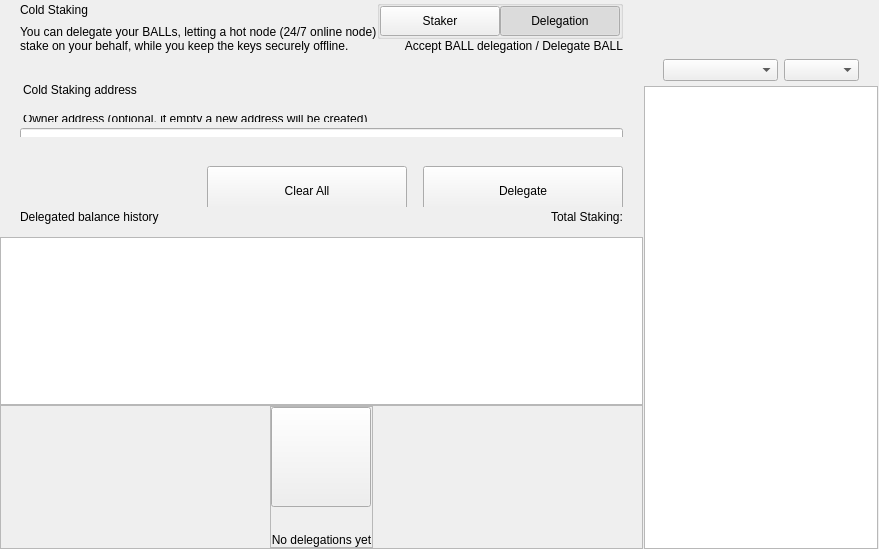
<?xml version="1.0" encoding="UTF-8"?>
<ui version="4.0">
 <class>ColdStakingWidget</class>
 <widget class="QWidget" name="ColdStakingWidget">
  <property name="geometry">
   <rect>
    <x>0</x>
    <y>0</y>
    <width>629</width>
    <height>549</height>
   </rect>
  </property>
  <property name="windowTitle">
   <string>Form</string>
  </property>
  <layout class="QHBoxLayout" name="horizontalLayout_1" stretch="2,1">
   <property name="spacing">
    <number>0</number>
   </property>
   <property name="leftMargin">
    <number>0</number>
   </property>
   <property name="topMargin">
    <number>0</number>
   </property>
   <property name="rightMargin">
    <number>0</number>
   </property>
   <property name="bottomMargin">
    <number>0</number>
   </property>
   <item>
    <widget class="QWidget" name="left" native="true">
     <layout class="QVBoxLayout" name="verticalLayout_3">
      <property name="leftMargin">
       <number>0</number>
      </property>
      <property name="topMargin">
       <number>0</number>
      </property>
      <property name="rightMargin">
       <number>0</number>
      </property>
      <property name="bottomMargin">
       <number>0</number>
      </property>
      <item>
       <layout class="QVBoxLayout" name="verticalLayout_2">
        <property name="spacing">
         <number>0</number>
        </property>
        <item>
         <layout class="QVBoxLayout" name="verticalLayoutTop">
          <property name="spacing">
           <number>0</number>
          </property>
          <property name="leftMargin">
           <number>0</number>
          </property>
          <property name="rightMargin">
           <number>0</number>
          </property>
          <item>
           <widget class="QWidget" name="containerTitle" native="true">
            <property name="sizePolicy">
             <sizepolicy hsizetype="Preferred" vsizetype="Minimum">
              <horstretch>0</horstretch>
              <verstretch>0</verstretch>
             </sizepolicy>
            </property>
            <property name="maximumSize">
             <size>
              <width>16777215</width>
              <height>100</height>
             </size>
            </property>
            <layout class="QHBoxLayout" name="containerTitleLayout">
             <property name="spacing">
              <number>0</number>
             </property>
             <property name="leftMargin">
              <number>20</number>
             </property>
             <property name="topMargin">
              <number>0</number>
             </property>
             <property name="rightMargin">
              <number>20</number>
             </property>
             <property name="bottomMargin">
              <number>0</number>
             </property>
             <item>
              <layout class="QVBoxLayout" name="verticalLayout11">
               <property name="spacing">
                <number>5</number>
               </property>
               <item>
                <widget class="QLabel" name="labelTitle">
                 <property name="text">
                  <string>Cold Staking</string>
                 </property>
                </widget>
               </item>
               <item>
                <widget class="QLabel" name="labelSubtitle1">
                 <property name="maximumSize">
                  <size>
                   <width>16777215</width>
                   <height>16777215</height>
                  </size>
                 </property>
                 <property name="text">
                  <string>You can delegate your BALLs, letting a hot node (24/7 online node)
stake on your behalf, while you keep the keys securely offline.</string>
                 </property>
                </widget>
               </item>
              </layout>
             </item>
             <item>
              <spacer name="horizontalSpacer">
               <property name="orientation">
                <enum>Qt::Horizontal</enum>
               </property>
               <property name="sizeHint" stdset="0">
                <size>
                 <width>40</width>
                 <height>20</height>
                </size>
               </property>
              </spacer>
             </item>
             <item>
              <widget class="QWidget" name="containerViewPrivacyChecks" native="true">
               <layout class="QVBoxLayout" name="containerPrivacyChecks">
                <property name="spacing">
                 <number>0</number>
                </property>
                <property name="leftMargin">
                 <number>0</number>
                </property>
                <property name="topMargin">
                 <number>0</number>
                </property>
                <property name="rightMargin">
                 <number>0</number>
                </property>
                <property name="bottomMargin">
                 <number>0</number>
                </property>
                <item alignment="Qt::AlignHCenter|Qt::AlignVCenter">
                 <widget class="QGroupBox" name="groupBox">
                  <property name="title">
                   <string/>
                  </property>
                  <layout class="QHBoxLayout" name="horizontalLayout_2_1">
                   <property name="spacing">
                    <number>0</number>
                   </property>
                   <property name="leftMargin">
                    <number>0</number>
                   </property>
                   <property name="topMargin">
                    <number>0</number>
                   </property>
                   <property name="rightMargin">
                    <number>0</number>
                   </property>
                   <property name="bottomMargin">
                    <number>0</number>
                   </property>
                   <item>
                    <widget class="QPushButton" name="pushLeft">
                     <property name="minimumSize">
                      <size>
                       <width>120</width>
                       <height>30</height>
                      </size>
                     </property>
                     <property name="maximumSize">
                      <size>
                       <width>120</width>
                       <height>30</height>
                      </size>
                     </property>
                     <property name="focusPolicy">
                      <enum>Qt::NoFocus</enum>
                     </property>
                     <property name="text">
                      <string>Staker</string>
                     </property>
                     <property name="checkable">
                      <bool>true</bool>
                     </property>
                     <property name="autoExclusive">
                      <bool>true</bool>
                     </property>
                    </widget>
                   </item>
                   <item>
                    <widget class="QPushButton" name="pushRight">
                     <property name="minimumSize">
                      <size>
                       <width>120</width>
                       <height>30</height>
                      </size>
                     </property>
                     <property name="maximumSize">
                      <size>
                       <width>120</width>
                       <height>30</height>
                      </size>
                     </property>
                     <property name="focusPolicy">
                      <enum>Qt::NoFocus</enum>
                     </property>
                     <property name="text">
                      <string>Delegation</string>
                     </property>
                     <property name="checkable">
                      <bool>true</bool>
                     </property>
                     <property name="checked">
                      <bool>true</bool>
                     </property>
                     <property name="autoExclusive">
                      <bool>true</bool>
                     </property>
                    </widget>
                   </item>
                  </layout>
                 </widget>
                </item>
                <item alignment="Qt::AlignTop">
                 <widget class="QLabel" name="labelSubtitle2">
                  <property name="text">
                   <string>Accept BALL delegation / Delegate BALL</string>
                  </property>
                  <property name="alignment">
                   <set>Qt::AlignRight|Qt::AlignTrailing|Qt::AlignVCenter</set>
                  </property>
                 </widget>
                </item>
               </layout>
              </widget>
             </item>
            </layout>
           </widget>
          </item>
          <item>
           <spacer name="verticalSpacer_2">
            <property name="orientation">
             <enum>Qt::Vertical</enum>
            </property>
            <property name="sizeType">
             <enum>QSizePolicy::Fixed</enum>
            </property>
            <property name="sizeHint" stdset="0">
             <size>
              <width>20</width>
              <height>30</height>
             </size>
            </property>
           </spacer>
          </item>
          <item>
           <widget class="QWidget" name="containerSend" native="true">
            <property name="minimumSize">
             <size>
              <width>0</width>
              <height>50</height>
             </size>
            </property>
            <layout class="QVBoxLayout" name="containerSendRow">
             <property name="spacing">
              <number>6</number>
             </property>
             <property name="leftMargin">
              <number>0</number>
             </property>
             <property name="topMargin">
              <number>0</number>
             </property>
             <property name="rightMargin">
              <number>0</number>
             </property>
             <property name="bottomMargin">
              <number>0</number>
             </property>
             <item>
              <widget class="QLabel" name="labelEditTitle">
               <property name="maximumSize">
                <size>
                 <width>16777215</width>
                 <height>30</height>
                </size>
               </property>
               <property name="styleSheet">
                <string notr="true">padding-left:20px; padding-bottom:3px;</string>
               </property>
               <property name="text">
                <string>Cold Staking address</string>
               </property>
              </widget>
             </item>
             <item>
              <spacer name="verticalSpacer_6">
               <property name="orientation">
                <enum>Qt::Vertical</enum>
               </property>
               <property name="sizeType">
                <enum>QSizePolicy::Fixed</enum>
               </property>
               <property name="sizeHint" stdset="0">
                <size>
                 <width>20</width>
                 <height>9</height>
                </size>
               </property>
              </spacer>
             </item>
             <item>
              <widget class="QWidget" name="containerOwner" native="true">
               <layout class="QVBoxLayout" name="vContainerOwner">
                <property name="spacing">
                 <number>4</number>
                </property>
                <property name="leftMargin">
                 <number>20</number>
                </property>
                <property name="topMargin">
                 <number>0</number>
                </property>
                <property name="rightMargin">
                 <number>20</number>
                </property>
                <property name="bottomMargin">
                 <number>0</number>
                </property>
                <item>
                 <widget class="QLabel" name="labelSubtitleDescription">
                  <property name="maximumSize">
                   <size>
                    <width>16777215</width>
                    <height>20</height>
                   </size>
                  </property>
                  <property name="styleSheet">
                   <string notr="true">margin-bottom:2px;
                   margin-left:0.05px;
                   padding:0px;</string>
                  </property>
                  <property name="text">
                   <string>Owner address (optional, if empty a new address will be created)</string>
                  </property>
                 </widget>
                </item>
                <item>
                 <widget class="QLineEdit" name="lineEditOwnerAddress">
                  <property name="minimumSize">
                   <size>
                    <width>0</width>
                    <height>50</height>
                   </size>
                  </property>
                  <property name="maximumSize">
                   <size>
                    <width>16777215</width>
                    <height>50</height>
                   </size>
                  </property>
                  <property name="styleSheet">
                   <string notr="true"/>
                  </property>
                  <property name="placeholderText">
                   <string>Enter owner address</string>
                  </property>
                 </widget>
                </item>
               </layout>
              </widget>
             </item>
            </layout>
           </widget>
          </item>
         </layout>
        </item>
        <item>
         <spacer name="verticalSpacer_3">
          <property name="orientation">
           <enum>Qt::Vertical</enum>
          </property>
          <property name="sizeType">
           <enum>QSizePolicy::Minimum</enum>
          </property>
          <property name="sizeHint" stdset="0">
           <size>
            <width>20</width>
            <height>20</height>
           </size>
          </property>
         </spacer>
        </item>
        <item>
         <widget class="QWidget" name="containerBtn" native="true">
          <property name="minimumSize">
           <size>
            <width>0</width>
            <height>50</height>
           </size>
          </property>
          <layout class="QHBoxLayout" name="horizontalLayout">
           <property name="rightMargin">
            <number>20</number>
           </property>
           <item>
            <spacer name="horizontalSpacer_2">
             <property name="orientation">
              <enum>Qt::Horizontal</enum>
             </property>
             <property name="sizeHint" stdset="0">
              <size>
               <width>200</width>
               <height>20</height>
              </size>
             </property>
            </spacer>
           </item>
           <item>
            <layout class="QHBoxLayout" name="horizontalLayout_7">
             <item>
              <spacer name="horizontalSpacer_3">
               <property name="orientation">
                <enum>Qt::Horizontal</enum>
               </property>
               <property name="sizeType">
                <enum>QSizePolicy::Expanding</enum>
               </property>
               <property name="sizeHint" stdset="0">
                <size>
                 <width>40</width>
                 <height>20</height>
                </size>
               </property>
              </spacer>
             </item>
             <item>
              <widget class="QPushButton" name="pushButtonClear">
               <property name="minimumSize">
                <size>
                 <width>200</width>
                 <height>50</height>
                </size>
               </property>
               <property name="focusPolicy">
                <enum>Qt::NoFocus</enum>
               </property>
               <property name="text">
                <string>Clear All</string>
               </property>
              </widget>
             </item>
             <item>
              <spacer name="horizontalSpacer_4">
               <property name="orientation">
                <enum>Qt::Horizontal</enum>
               </property>
               <property name="sizeType">
                <enum>QSizePolicy::Fixed</enum>
               </property>
               <property name="sizeHint" stdset="0">
                <size>
                 <width>10</width>
                 <height>20</height>
                </size>
               </property>
              </spacer>
             </item>
             <item>
              <widget class="QPushButton" name="pushButtonSend">
               <property name="minimumSize">
                <size>
                 <width>200</width>
                 <height>50</height>
                </size>
               </property>
               <property name="maximumSize">
                <size>
                 <width>200</width>
                 <height>50</height>
                </size>
               </property>
               <property name="focusPolicy">
                <enum>Qt::NoFocus</enum>
               </property>
               <property name="text">
                <string>Delegate</string>
               </property>
              </widget>
             </item>
            </layout>
           </item>
          </layout>
         </widget>
        </item>
        <item>
         <widget class="QWidget" name="containerHistoryLabel" native="true">
          <layout class="QHBoxLayout" name="horizontalLayout_4">
           <property name="spacing">
            <number>0</number>
           </property>
           <property name="leftMargin">
            <number>20</number>
           </property>
           <property name="topMargin">
            <number>0</number>
           </property>
           <property name="rightMargin">
            <number>20</number>
           </property>
           <property name="bottomMargin">
            <number>0</number>
           </property>
           <item>
            <widget class="QWidget" name="verticalWidget" native="true">
             <property name="minimumSize">
              <size>
               <width>100</width>
               <height>0</height>
              </size>
             </property>
             <layout class="QVBoxLayout" name="verticalLayout_58">
              <property name="leftMargin">
               <number>0</number>
              </property>
              <property name="topMargin">
               <number>0</number>
              </property>
              <property name="rightMargin">
               <number>0</number>
              </property>
              <property name="bottomMargin">
               <number>0</number>
              </property>
              <item>
               <widget class="QLabel" name="labelListHistory">
                <property name="text">
                 <string>Delegated balance history</string>
                </property>
               </widget>
              </item>
             </layout>
            </widget>
           </item>
           <item>
            <spacer name="horizontalSpacer_5">
             <property name="orientation">
              <enum>Qt::Horizontal</enum>
             </property>
             <property name="sizeHint" stdset="0">
              <size>
               <width>40</width>
               <height>20</height>
              </size>
             </property>
            </spacer>
           </item>
           <item>
            <widget class="QLabel" name="labelStakingTotal">
             <property name="text">
              <string>Total Staking:</string>
             </property>
            </widget>
           </item>
          </layout>
         </widget>
        </item>
        <item>
         <layout class="QVBoxLayout" name="verticalLayout_64">
          <property name="spacing">
           <number>0</number>
          </property>
          <item>
           <spacer name="verticalSpacer_44">
            <property name="orientation">
             <enum>Qt::Vertical</enum>
            </property>
            <property name="sizeType">
             <enum>QSizePolicy::Fixed</enum>
            </property>
            <property name="sizeHint" stdset="0">
             <size>
              <width>20</width>
              <height>10</height>
             </size>
            </property>
           </spacer>
          </item>
          <item>
           <widget class="QListView" name="listView">
            <property name="enabled">
             <bool>true</bool>
            </property>
            <property name="mouseTracking">
             <bool>true</bool>
            </property>
           </widget>
          </item>
          <item>
           <widget class="QFrame" name="emptyContainer">
            <property name="minimumSize">
             <size>
              <width>0</width>
              <height>100</height>
             </size>
            </property>
            <property name="frameShape">
             <enum>QFrame::StyledPanel</enum>
            </property>
            <property name="frameShadow">
             <enum>QFrame::Raised</enum>
            </property>
            <layout class="QVBoxLayout" name="verticalLayout_71" stretch="1,8">
             <property name="spacing">
              <number>0</number>
             </property>
             <property name="leftMargin">
              <number>0</number>
             </property>
             <property name="topMargin">
              <number>0</number>
             </property>
             <property name="rightMargin">
              <number>0</number>
             </property>
             <property name="bottomMargin">
              <number>0</number>
             </property>
             <item>
              <spacer name="verticalSpacer">
               <property name="orientation">
                <enum>Qt::Vertical</enum>
               </property>
               <property name="sizeHint" stdset="0">
                <size>
                 <width>20</width>
                 <height>20</height>
                </size>
               </property>
              </spacer>
             </item>
             <item alignment="Qt::AlignHCenter|Qt::AlignVCenter">
              <widget class="QFrame" name="emptyScreen">
               <property name="sizePolicy">
                <sizepolicy hsizetype="Expanding" vsizetype="Expanding">
                 <horstretch>0</horstretch>
                 <verstretch>0</verstretch>
                </sizepolicy>
               </property>
               <property name="frameShape">
                <enum>QFrame::StyledPanel</enum>
               </property>
               <property name="frameShadow">
                <enum>QFrame::Raised</enum>
               </property>
               <layout class="QVBoxLayout" name="verticalLayout">
                <property name="spacing">
                 <number>30</number>
                </property>
                <property name="leftMargin">
                 <number>0</number>
                </property>
                <property name="topMargin">
                 <number>0</number>
                </property>
                <property name="rightMargin">
                 <number>0</number>
                </property>
                <property name="bottomMargin">
                 <number>0</number>
                </property>
                <item alignment="Qt::AlignHCenter|Qt::AlignVCenter">
                 <widget class="QPushButton" name="pushImgEmpty">
                  <property name="minimumSize">
                   <size>
                    <width>100</width>
                    <height>100</height>
                   </size>
                  </property>
                  <property name="maximumSize">
                   <size>
                    <width>100</width>
                    <height>100</height>
                   </size>
                  </property>
                  <property name="focusPolicy">
                   <enum>Qt::NoFocus</enum>
                  </property>
                  <property name="text">
                   <string/>
                  </property>
                  <property name="iconSize">
                   <size>
                    <width>100</width>
                    <height>100</height>
                   </size>
                  </property>
                 </widget>
                </item>
                <item alignment="Qt::AlignHCenter|Qt::AlignVCenter">
                 <widget class="QLabel" name="labelEmpty">
                  <property name="styleSheet">
                   <string notr="true"/>
                  </property>
                  <property name="text">
                   <string>No delegations yet</string>
                  </property>
                  <property name="alignment">
                   <set>Qt::AlignCenter</set>
                  </property>
                 </widget>
                </item>
               </layout>
              </widget>
             </item>
            </layout>
           </widget>
          </item>
         </layout>
        </item>
       </layout>
      </item>
     </layout>
    </widget>
   </item>
   <item>
    <widget class="QWidget" name="right" native="true">
     <layout class="QVBoxLayout" name="rightContainer">
      <property name="spacing">
       <number>0</number>
      </property>
      <property name="leftMargin">
       <number>1</number>
      </property>
      <property name="topMargin">
       <number>0</number>
      </property>
      <property name="rightMargin">
       <number>1</number>
      </property>
      <property name="bottomMargin">
       <number>0</number>
      </property>
      <item>
       <widget class="QWidget" name="containerRightButtons" native="true">
        <property name="minimumSize">
         <size>
          <width>0</width>
          <height>50</height>
         </size>
        </property>
        <layout class="QVBoxLayout" name="verticalLayout_4">
         <property name="leftMargin">
          <number>19</number>
         </property>
         <property name="topMargin">
          <number>0</number>
         </property>
         <property name="rightMargin">
          <number>19</number>
         </property>
         <property name="bottomMargin">
          <number>0</number>
         </property>
         <item>
          <widget class="OptionButton" name="btnCoinControl" native="true">
           <property name="minimumSize">
            <size>
             <width>0</width>
             <height>0</height>
            </size>
           </property>
          </widget>
         </item>
         <item>
          <widget class="OptionButton" name="btnColdStaking" native="true"/>
         </item>
         <item>
          <widget class="OptionButton" name="btnMyStakingAddresses" native="true">
           <property name="sizePolicy">
            <sizepolicy hsizetype="Preferred" vsizetype="Minimum">
             <horstretch>0</horstretch>
             <verstretch>0</verstretch>
            </sizepolicy>
           </property>
          </widget>
         </item>
        </layout>
       </widget>
      </item>
      <item>
       <widget class="QWidget" name="sortWidget" native="true">
        <layout class="QHBoxLayout" name="horizontalLayout_6">
         <property name="leftMargin">
          <number>19</number>
         </property>
         <property name="rightMargin">
          <number>19</number>
         </property>
         <property name="bottomMargin">
          <number>5</number>
         </property>
         <item>
          <spacer name="horizontalSpacer_6">
           <property name="orientation">
            <enum>Qt::Horizontal</enum>
           </property>
           <property name="sizeHint" stdset="0">
            <size>
             <width>40</width>
             <height>20</height>
            </size>
           </property>
          </spacer>
         </item>
         <item>
          <widget class="QComboBox" name="comboBoxSort">
           <property name="sizePolicy">
            <sizepolicy hsizetype="Preferred" vsizetype="Fixed">
             <horstretch>0</horstretch>
             <verstretch>0</verstretch>
            </sizepolicy>
           </property>
           <property name="minimumSize">
            <size>
             <width>115</width>
             <height>0</height>
            </size>
           </property>
          </widget>
         </item>
         <item>
          <widget class="QComboBox" name="comboBoxSortOrder">
           <property name="sizePolicy">
            <sizepolicy hsizetype="Preferred" vsizetype="Fixed">
             <horstretch>0</horstretch>
             <verstretch>0</verstretch>
            </sizepolicy>
           </property>
           <property name="minimumSize">
            <size>
             <width>75</width>
             <height>0</height>
            </size>
           </property>
          </widget>
         </item>
        </layout>
       </widget>
      </item>
      <item>
       <widget class="QListView" name="listViewStakingAddress">
        <property name="enabled">
         <bool>true</bool>
        </property>
        <property name="mouseTracking">
         <bool>true</bool>
        </property>
       </widget>
      </item>
     </layout>
    </widget>
   </item>
  </layout>
 </widget>
 <customwidgets>
  <customwidget>
   <class>OptionButton</class>
   <extends>QWidget</extends>
   <header>qt/ballcoin/optionbutton.h</header>
   <container>1</container>
  </customwidget>
 </customwidgets>
 <resources/>
 <connections/>
</ui>
